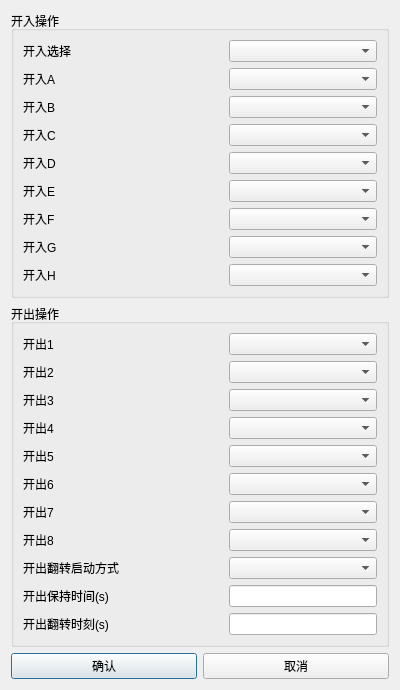
<?xml version="1.0" encoding="UTF-8"?>
<ui version="4.0">
 <class>QDistanceBinarysDlg</class>
 <widget class="QDialog" name="QDistanceBinarysDlg">
  <property name="geometry">
   <rect>
    <x>0</x>
    <y>0</y>
    <width>400</width>
    <height>629</height>
   </rect>
  </property>
  <property name="windowTitle">
   <string>开入、开出量设置</string>
  </property>
  <layout class="QGridLayout" name="gridLayout">
   <item row="0" column="0">
    <widget class="QGroupBox" name="groupBox">
     <property name="title">
      <string>开入操作</string>
     </property>
     <layout class="QFormLayout" name="formLayout">
      <item row="0" column="0">
       <widget class="QLabel" name="m_labSel">
        <property name="text">
         <string>开入选择</string>
        </property>
       </widget>
      </item>
      <item row="0" column="1">
       <widget class="QComboBox" name="m_cmbSel"/>
      </item>
      <item row="1" column="0">
       <widget class="QLabel" name="m_labA">
        <property name="text">
         <string>开入A</string>
        </property>
       </widget>
      </item>
      <item row="1" column="1">
       <widget class="QComboBox" name="m_cmbA"/>
      </item>
      <item row="2" column="0">
       <widget class="QLabel" name="m_labB">
        <property name="text">
         <string>开入B</string>
        </property>
       </widget>
      </item>
      <item row="2" column="1">
       <widget class="QComboBox" name="m_cmbB"/>
      </item>
      <item row="3" column="0">
       <widget class="QLabel" name="m_labC">
        <property name="text">
         <string>开入C</string>
        </property>
       </widget>
      </item>
      <item row="3" column="1">
       <widget class="QComboBox" name="m_cmbC"/>
      </item>
      <item row="4" column="0">
       <widget class="QLabel" name="m_labD">
        <property name="text">
         <string>开入D</string>
        </property>
       </widget>
      </item>
      <item row="4" column="1">
       <widget class="QComboBox" name="m_cmbD"/>
      </item>
      <item row="5" column="0">
       <widget class="QLabel" name="m_labE">
        <property name="text">
         <string>开入E</string>
        </property>
       </widget>
      </item>
      <item row="5" column="1">
       <widget class="QComboBox" name="m_cmbE"/>
      </item>
      <item row="6" column="0">
       <widget class="QLabel" name="m_labF">
        <property name="text">
         <string>开入F</string>
        </property>
       </widget>
      </item>
      <item row="6" column="1">
       <widget class="QComboBox" name="m_cmbF"/>
      </item>
      <item row="7" column="0">
       <widget class="QLabel" name="m_labG">
        <property name="text">
         <string>开入G</string>
        </property>
       </widget>
      </item>
      <item row="7" column="1">
       <widget class="QComboBox" name="m_cmbG"/>
      </item>
      <item row="8" column="0">
       <widget class="QLabel" name="m_labH">
        <property name="minimumSize">
         <size>
          <width>200</width>
          <height>0</height>
         </size>
        </property>
        <property name="text">
         <string>开入H</string>
        </property>
       </widget>
      </item>
      <item row="8" column="1">
       <widget class="QComboBox" name="m_cmbH"/>
      </item>
     </layout>
    </widget>
   </item>
   <item row="1" column="0">
    <widget class="QGroupBox" name="groupBox_2">
     <property name="title">
      <string>开出操作</string>
     </property>
     <layout class="QFormLayout" name="formLayout_2">
      <item row="0" column="0">
       <widget class="QLabel" name="m_lab_B01">
        <property name="text">
         <string>开出1</string>
        </property>
       </widget>
      </item>
      <item row="0" column="1">
       <widget class="QComboBox" name="m_cmb_B01"/>
      </item>
      <item row="1" column="0">
       <widget class="QLabel" name="m_lab_B02">
        <property name="text">
         <string>开出2</string>
        </property>
       </widget>
      </item>
      <item row="1" column="1">
       <widget class="QComboBox" name="m_cmb_B02"/>
      </item>
      <item row="2" column="0">
       <widget class="QLabel" name="m_lab_B03">
        <property name="text">
         <string>开出3</string>
        </property>
       </widget>
      </item>
      <item row="2" column="1">
       <widget class="QComboBox" name="m_cmb_B03"/>
      </item>
      <item row="3" column="0">
       <widget class="QLabel" name="m_lab_B04">
        <property name="text">
         <string>开出4</string>
        </property>
       </widget>
      </item>
      <item row="3" column="1">
       <widget class="QComboBox" name="m_cmb_B04"/>
      </item>
      <item row="4" column="0">
       <widget class="QLabel" name="m_lab_B05">
        <property name="text">
         <string>开出5</string>
        </property>
       </widget>
      </item>
      <item row="4" column="1">
       <widget class="QComboBox" name="m_cmb_B05"/>
      </item>
      <item row="5" column="0">
       <widget class="QLabel" name="m_lab_B06">
        <property name="text">
         <string>开出6</string>
        </property>
       </widget>
      </item>
      <item row="5" column="1">
       <widget class="QComboBox" name="m_cmb_B06"/>
      </item>
      <item row="6" column="0">
       <widget class="QLabel" name="m_lab_B07">
        <property name="text">
         <string>开出7</string>
        </property>
       </widget>
      </item>
      <item row="6" column="1">
       <widget class="QComboBox" name="m_cmb_B07"/>
      </item>
      <item row="7" column="0">
       <widget class="QLabel" name="m_lab_B08">
        <property name="text">
         <string>开出8</string>
        </property>
       </widget>
      </item>
      <item row="7" column="1">
       <widget class="QComboBox" name="m_cmb_B08"/>
      </item>
      <item row="8" column="0">
       <widget class="QLabel" name="m_lab_SwitchMode">
        <property name="minimumSize">
         <size>
          <width>200</width>
          <height>0</height>
         </size>
        </property>
        <property name="text">
         <string>开出翻转启动方式</string>
        </property>
       </widget>
      </item>
      <item row="8" column="1">
       <widget class="QComboBox" name="m_cmb_SwitchMode"/>
      </item>
      <item row="9" column="0">
       <widget class="QLabel" name="m_labDelayTime">
        <property name="text">
         <string>开出保持时间(s)</string>
        </property>
       </widget>
      </item>
      <item row="9" column="1">
       <widget class="QLineEdit" name="m_txtDelayTime"/>
      </item>
      <item row="10" column="0">
       <widget class="QLabel" name="m_labKeepTime">
        <property name="text">
         <string>开出翻转时刻(s)</string>
        </property>
       </widget>
      </item>
      <item row="10" column="1">
       <widget class="QLineEdit" name="m_txtKeepTime"/>
      </item>
     </layout>
    </widget>
   </item>
   <item row="2" column="0">
    <layout class="QHBoxLayout" name="horizontalLayout">
     <item>
      <widget class="QPushButton" name="m_btnOK">
       <property name="text">
        <string>确认</string>
       </property>
      </widget>
     </item>
     <item>
      <widget class="QPushButton" name="m_btnCancel">
       <property name="text">
        <string>取消</string>
       </property>
      </widget>
     </item>
    </layout>
   </item>
  </layout>
 </widget>
 <resources/>
 <connections/>
</ui>
